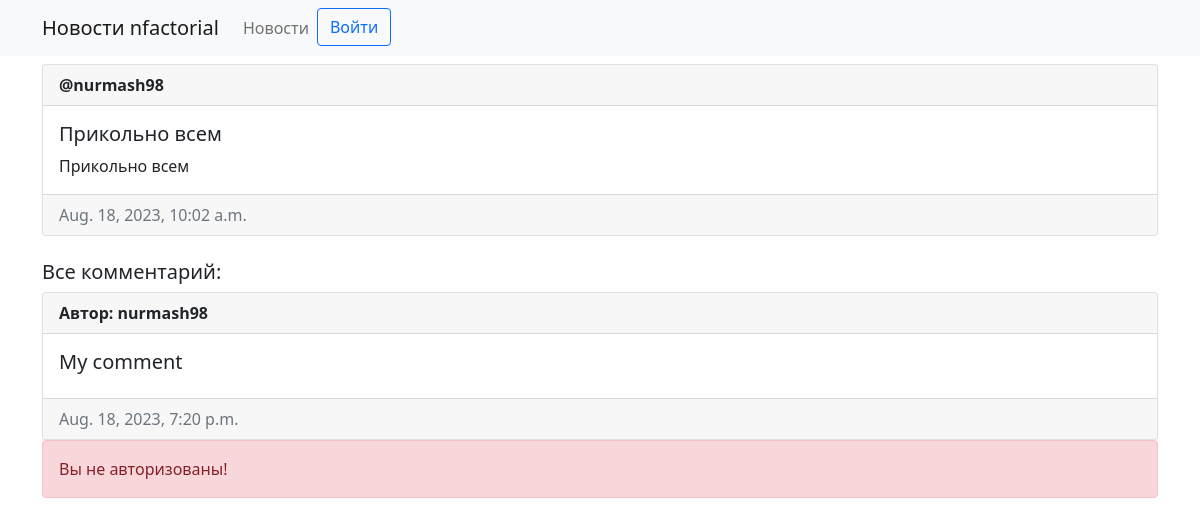
/news/6/, run on the app's committed database.
### news/models.py (models this page shows, shortened)
class News(models.Model):
    author = models.ForeignKey(User, on_delete=models.CASCADE)
    title = models.CharField(max_length=200)
    content = models.TextField()
    created_at = models.DateTimeField(auto_now_add=True)

class Comment(models.Model):
    author = models.ForeignKey(User, on_delete=models.CASCADE)
    content = models.TextField()
    created_at = models.DateTimeField(auto_now_add=True)
    news = models.ForeignKey(News, on_delete=models.CASCADE, related_name='comments')

### news/views.py (the view, shortened to what this page needs)
# urls.py: path('<int:news_id>/', NewsDetailView.as_view(),  name='news_detail'),
class NewsDetailView(View):
    def get(self, request, news_id):
        news = get_object_or_404(News, id=news_id)
        form = CommentForm()
        comments = news.comments.all().order_by('-created_at')
        return render(request, 'news/detail.html', {'news': news, 'comments': comments, 'form': form})

### news/templates/news/detail.html (shortened to what this page needs)
{% extends 'news/base.html' %}
    {% block news_detail %}
        <div class="card mt-2">
            <div class="card-header"><strong>@{{ news.author.username }}</strong></div>
            <div class="card-body d-flex flex-row justify-content-between">
              <div>
                <h5 class="card-title">
                    {{news.title}}
                </h5>
                <p class="card-text">{{news.content}}</p>
              </div>
            </div>
            <div class="card-footer text-muted">{{news.created_at}}</div>
          </div>
    {% endblock %}
    {% block nav %}
          <br>
        <h5>Все комментарий: </h5>
        {% for comment in comments %}
        <div class="card mt-2">
            <div class="card-header"><strong>Автор: {{ comment.author.username }}</strong></div>
            <div class="card-body d-flex flex-row justify-content-between">
              <div>
                <h5 class="card-title">
                    {{comment.content}}
                </h5>
              </div>
            </div>
            <div class="card-footer text-muted">{{comment.created_at}}</div>
          </div>
        {% empty %}
            <p>Нет комментарий</p>
        {% endfor %}
    {% endblock %}

### data on the page
News: author.username "nurmash98", title "Прикольно всем", content "Прикольно всем", created_at "Aug. 18, 2023, 10:02 a.m."
Comment: author.username "nurmash98", content "My comment", created_at "Aug. 18, 2023, 7:20 p.m."
